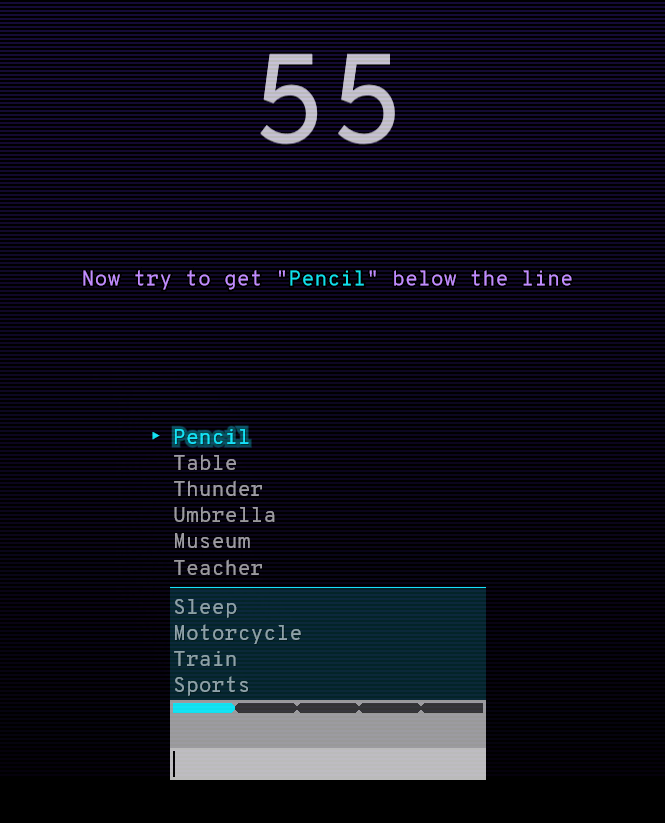
#> input picture test_files/test.png, 665 x 823 px; the run also reads 1 picture not shown here
$ python find_word_attempt.py
#> lines starting #> are read from the running program, lines starting #| are printed output that depends on the picture
#> further down, screen is the input picture: shape (823, 665, 3); mean B, G, R 28.9, 15.9, 16.3
# -*- coding: utf-8 -*-
"""
Created on Tue Jul 14 11:29:03 2020

@author: PC User
"""

import cv2
import numpy as np
from matplotlib import pyplot as plt
import time
from statistics import mean
import pytesseract


def get_selected_words(screen):
    """
    Return a list of words highlighted on the screen
    based on the light blue theme color of the game
    Reference docs:
    https://docs.opencv.org/3.3.0/d4/dc6/tutorial_py_template_matching.html
    :param screen: screen image instance returned by pyautogui
    :return: (list) highlighted words on the screen
    """
    selected_words = []

    screen_img_gray = cv2.cvtColor(screen, cv2.COLOR_RGB2GRAY)
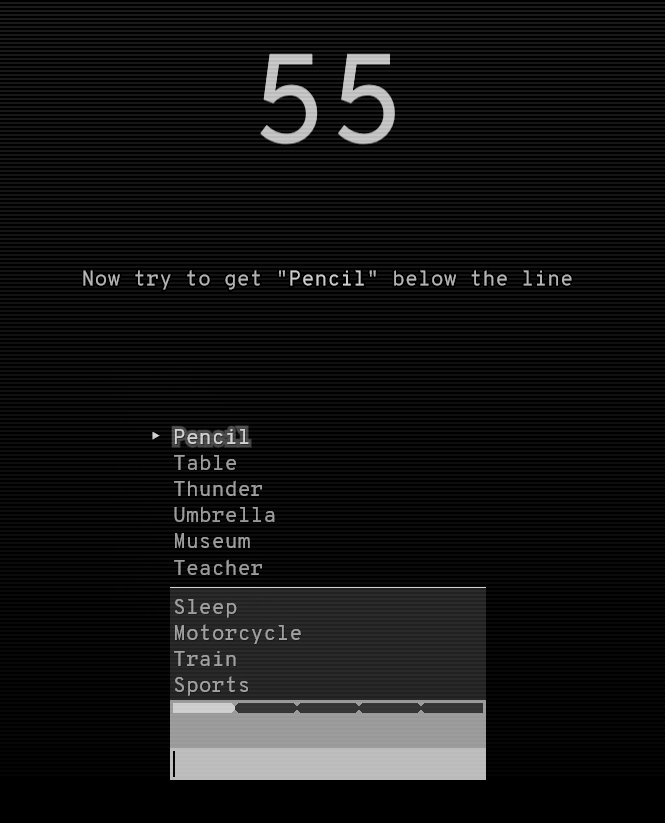
#> screen_img_gray: shape (823, 665); min 0, max 212, mean 19.8
    template = cv2.imread('arcade_template.png',0)
    w, h = template.shape[::-1]
#> w = 18; h = 21

    # apply opencv template matching
    res_img = cv2.matchTemplate(
        screen_img_gray, template, cv2.TM_CCOEFF_NORMED)
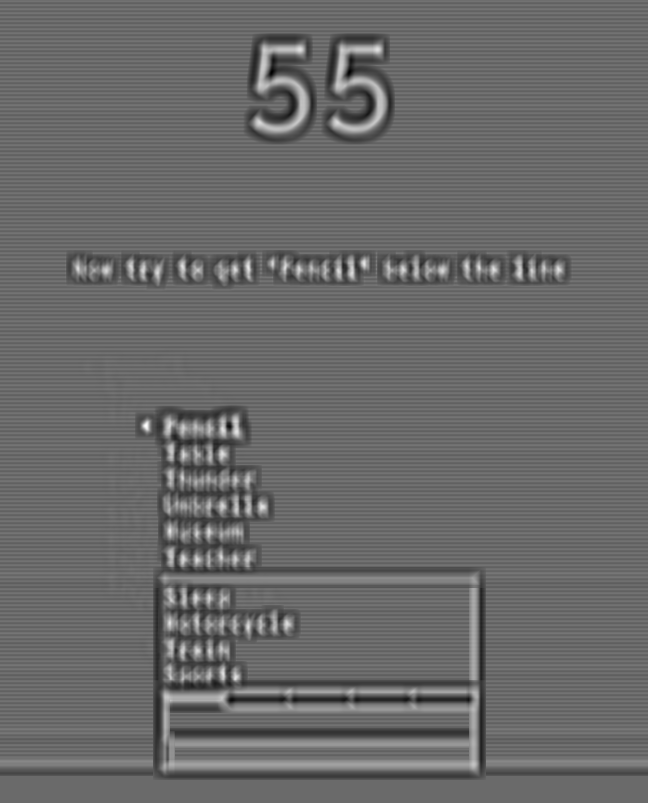
#> res_img: shape (803, 648) float32; min -0.491, max 0.689, mean -0.00174; drawn with min black and max white

    # find the screen image section where the template is matching
    # with the given threshold range
    threshold = 0.75
    loc = np.where(res_img >= threshold)
#> loc = (empty array, empty array)
    print(loc[0])

    for pt in zip(*loc[::-1]):
        # crop rectangle section around the selected template
        # a rectangle right next to the template
        cropped_image = screen_img_gray[pt[1]:pt[1] + h + 5, pt[0] + w:pt[0] + w + 205]

        # append the image text to selected word list using tesseract
        selected_words.append(pytesseract.image_to_string(cropped_image))
#> this loop made 0 passes
#> after the loop, selected_words = []

    return selected_words

screen= cv2.imread('test.png')
get_selected_words(screen)
#> (the run stopped early here; a loop or call above may not have finished)
